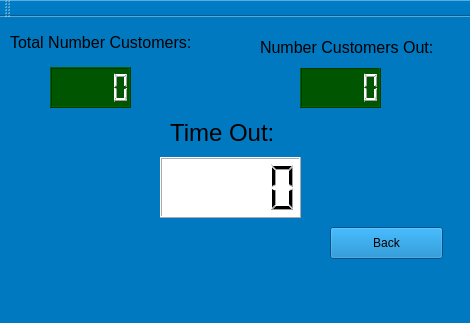
<?xml version="1.0" encoding="UTF-8"?>
<ui version="4.0">
 <class>MainWindow</class>
 <widget class="QMainWindow" name="MainWindow">
  <property name="geometry">
   <rect>
    <x>0</x>
    <y>0</y>
    <width>470</width>
    <height>323</height>
   </rect>
  </property>
  <property name="windowTitle">
   <string>MainWindow</string>
  </property>
  <property name="styleSheet">
   <string notr="true">QWidget{
	background-color: rgb(0, 121, 193)
}</string>
  </property>
  <widget class="QWidget" name="centralWidget">
   <widget class="QPushButton" name="pushButton">
    <property name="geometry">
     <rect>
      <x>330</x>
      <y>210</y>
      <width>113</width>
      <height>32</height>
     </rect>
    </property>
    <property name="font">
     <font>
      <family>Helvetica Neue</family>
     </font>
    </property>
    <property name="styleSheet">
     <string notr="true">QPushButton{
	background-color: rbg(255,255,255)
}</string>
    </property>
    <property name="text">
     <string>Back</string>
    </property>
   </widget>
   <widget class="QLCDNumber" name="lcdTotalCustomer">
    <property name="geometry">
     <rect>
      <x>50</x>
      <y>50</y>
      <width>81</width>
      <height>41</height>
     </rect>
    </property>
    <property name="styleSheet">
     <string notr="true">QLCDNumber{
    color: rgb(255, 255, 255);    
    background-color: rgb(0, 85, 0);
}</string>
    </property>
   </widget>
   <widget class="QLCDNumber" name="lcdCustomerOut">
    <property name="geometry">
     <rect>
      <x>300</x>
      <y>50</y>
      <width>81</width>
      <height>41</height>
     </rect>
    </property>
    <property name="styleSheet">
     <string notr="true">QLCDNumber{
    color: rgb(255, 255, 255);    
    background-color: rgb(0, 85, 0);
}</string>
    </property>
   </widget>
   <widget class="QLCDNumber" name="lcdtimer">
    <property name="geometry">
     <rect>
      <x>160</x>
      <y>140</y>
      <width>141</width>
      <height>61</height>
     </rect>
    </property>
    <property name="styleSheet">
     <string notr="true">QLCDNumber{
	background-color: rgb(255, 255, 255)
}</string>
    </property>
   </widget>
   <widget class="QLabel" name="label">
    <property name="geometry">
     <rect>
      <x>10</x>
      <y>10</y>
      <width>201</width>
      <height>31</height>
     </rect>
    </property>
    <property name="font">
     <font>
      <family>Helvetica Neue</family>
      <pointsize>12</pointsize>
     </font>
    </property>
    <property name="text">
     <string>Total Number Customers:</string>
    </property>
   </widget>
   <widget class="QLabel" name="label_2">
    <property name="geometry">
     <rect>
      <x>260</x>
      <y>10</y>
      <width>201</width>
      <height>41</height>
     </rect>
    </property>
    <property name="font">
     <font>
      <family>Helvetica Neue</family>
      <pointsize>12</pointsize>
     </font>
    </property>
    <property name="text">
     <string>Number Customers Out:</string>
    </property>
   </widget>
   <widget class="QLabel" name="label_3">
    <property name="geometry">
     <rect>
      <x>170</x>
      <y>100</y>
      <width>131</width>
      <height>31</height>
     </rect>
    </property>
    <property name="font">
     <font>
      <family>Helvetica Neue</family>
      <pointsize>18</pointsize>
     </font>
    </property>
    <property name="text">
     <string>Time Out:</string>
    </property>
   </widget>
   <widget class="QLabel" name="label_4">
    <property name="geometry">
     <rect>
      <x>20</x>
      <y>210</y>
      <width>131</width>
      <height>41</height>
     </rect>
    </property>
    <property name="text">
     <string/>
    </property>
    <property name="pixmap">
     <pixmap>graphics/Blog_Gados_NatGrid.jpg</pixmap>
    </property>
    <property name="scaledContents">
     <bool>true</bool>
    </property>
   </widget>
  </widget>
  <widget class="QMenuBar" name="menuBar">
   <property name="geometry">
    <rect>
     <x>0</x>
     <y>0</y>
     <width>470</width>
     <height>22</height>
    </rect>
   </property>
  </widget>
  <widget class="QToolBar" name="mainToolBar">
   <attribute name="toolBarArea">
    <enum>TopToolBarArea</enum>
   </attribute>
   <attribute name="toolBarBreak">
    <bool>false</bool>
   </attribute>
  </widget>
  <widget class="QStatusBar" name="statusBar"/>
 </widget>
 <layoutdefault spacing="6" margin="11"/>
 <resources/>
 <connections/>
</ui>
